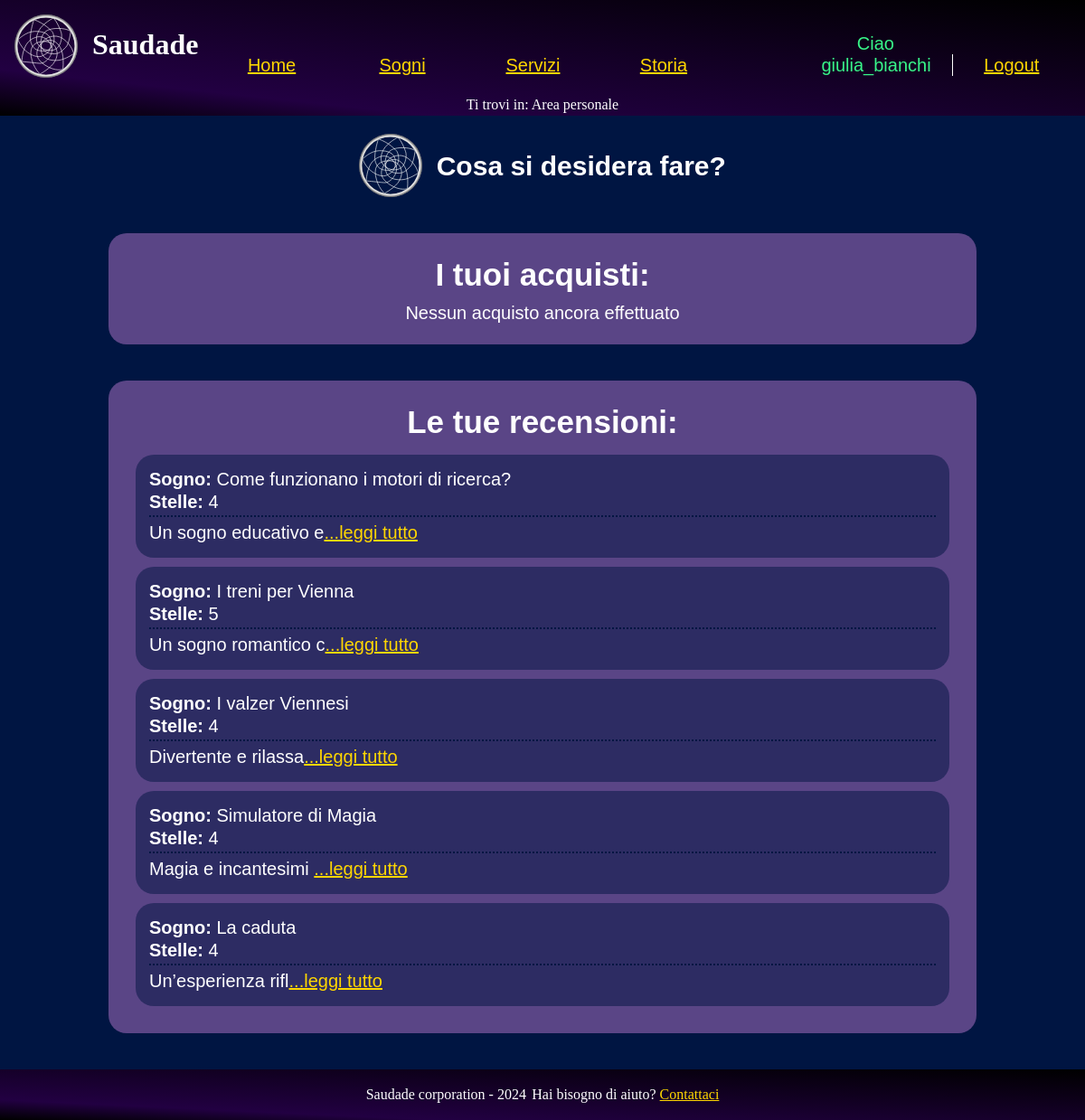
/src/php/dashboardUser.php (signed in), run on the app's committed database.
### tables this page shows
CREATE TABLE recensioni (
  id SERIAL PRIMARY KEY,
  user_name VARCHAR(20) NOT NULL,
  testo TEXT NOT NULL,
  articolo VARCHAR(50),
  stelle INT CHECK (stelle >= 1 AND stelle <= 5),
  data TIMESTAMP DEFAULT CURRENT_TIMESTAMP,

  FOREIGN KEY (user_name) REFERENCES utenti(user_name) ON DELETE CASCADE ON UPDATE CASCADE,
  FOREIGN KEY (articolo) REFERENCES sogni(titolo) ON DELETE CASCADE  ON UPDATE CASCADE
);

### src/php/functions.php (called while the page is built, shortened)
<?php
class Functions {
    private $connection;
    public function openDBConnection(){
        global $HOST_DB, $USERNAME, $PASSWORD, $DATABASE_NAME;
        $this->connection = mysqli_connect(
            $HOST_DB,
            $USERNAME,
            $PASSWORD,
            $DATABASE_NAME
        );
        $this->connection->set_charset("utf8");
        return mysqli_connect_errno() == 0;
    }
    public function getConnection(){
        return $this->connection;
    }
}

### src/php/dashboardUser.php (the view, shortened to what this page needs)
<?php
    require_once("functions.php");
    $functions = new functions();
    $functions->openDBConnection();
    $pagina = new newPage("../html/dashboardUser.html", "Area personale user", "Area personale user", "Area personale user Saudade");
    if(isset($_SESSION['user_name'])){
        if($_SESSION['user_name'] != "admin") {
            $stmt = $functions->getConnection()->prepare("SELECT * FROM utenti WHERE user_name=?");
            $stmt->bind_param("s", $_SESSION['user_name']);
            $stmt->execute();
            $risultato = $stmt->get_result();
            if(mysqli_num_rows($risultato) > 0){
                $prenotaz = $functions->getConnection()->prepare("SELECT * FROM prenotazioni WHERE user_name=?;");
                $prenotaz->bind_param("s", $_SESSION['user_name']);
                $prenotaz->execute();
                $prenotaz = $prenotaz->get_result();
                if($prenotaz == NULL || mysqli_num_rows($prenotaz) == 0){
                    $pagina->modificaHTML("{prenotazione}", "");
                }
                $stmt = $functions->getConnection()->prepare("SELECT * FROM acquisti WHERE user_name=?");
                $stmt->bind_param("s", $_SESSION['user_name']);
                $stmt->execute();
                $ris = $stmt->get_result();
                if(mysqli_num_rows($ris) > 0){
                    $acquisti = "";
                    while ($row = $ris->fetch_assoc()) {
                        $acquisti .= "<li>" . $row['articolo'] . " ";
                        $acquisti .= $row['data'] . " ";
                        $acquisti .= "<a href=\"aggiungiRecensione.php?sogno=".urlencode($row['articolo'])."\">Lascia una recensione</a> </li>";
                    }
                    $pagina->modificaHTML("{elencosogni}", $acquisti);
                }else{
                    $pagina->modificaHTML("{elencosogni}", "<p>Nessun acquisto ancora effettuato</p>");
                }
                $recenz = $functions->getConnection()->prepare("SELECT * FROM recensioni WHERE user_name=? ORDER BY data;");
                $recenz->bind_param("s", $_SESSION['user_name']);
                $recenz->execute();
                $recenz = $recenz->get_result();
                if($recenz == NULL || mysqli_num_rows($recenz) == 0){
                    $rec = "<p>Ancora nessuna recensione</p>";
                    $pagina->modificaHTML("{recensioni}", $rec);
                }
                else{
                    $rec = "";
                    foreach( $recenz as $row){
                        $rec .= file_get_contents("../html/recensioneTemp.html");
                        $rec = str_replace("{utente}", "<span class='titoletto'>Sogno: </span>" . $row['articolo'], $rec);
                        $rec = str_replace("{stelle}", $row['stelle'], $rec);
                        $text = $row['testo'];
                        $maxLength=20;
                        if (strlen($text) > $maxLength) {
                            $text = substr($text, 0, $maxLength) . '<a href="#" class="read-more" onclick="espandi(event)">...leggi tutto</a><span class="full-description hidden">' . substr($text, $maxLength) . '</span>';
                        }
                        $rec = str_replace("{testo}", $text, $rec);
                    }
                }
            }else{
                $pagina->printErrorPage("Utente non trovato");
            }
        }else{
            $pagina->printErrorPage("<div class=\"sectionDash\">Pagina riservata agli utenti</div>");
        }
    }else{
        $pagina->printErrorPage("<div class=\"sectionDash\">Pagina riservata ad utenti loggati, esegui il <a href=\"login.php\"><span lang=\"en\">login</span></a> per accedere</div>");
    }

### data on the page
recensioni: articolo "Sogno: Come funzionano i motori di ricerca? Stelle: 4", testo "Un sogno educativo e"
recensioni: articolo "Sogno: I treni per Vienna Stelle: 5", testo "Un sogno romantico c"
recensioni: articolo "Sogno: I valzer Viennesi Stelle: 4", testo "Divertente e rilassa"
recensioni: articolo "Sogno: Simulatore di Magia Stelle: 4", testo "Magia e incantesimi"
recensioni: articolo "Sogno: La caduta Stelle: 4", testo "Un’esperienza rifl"
